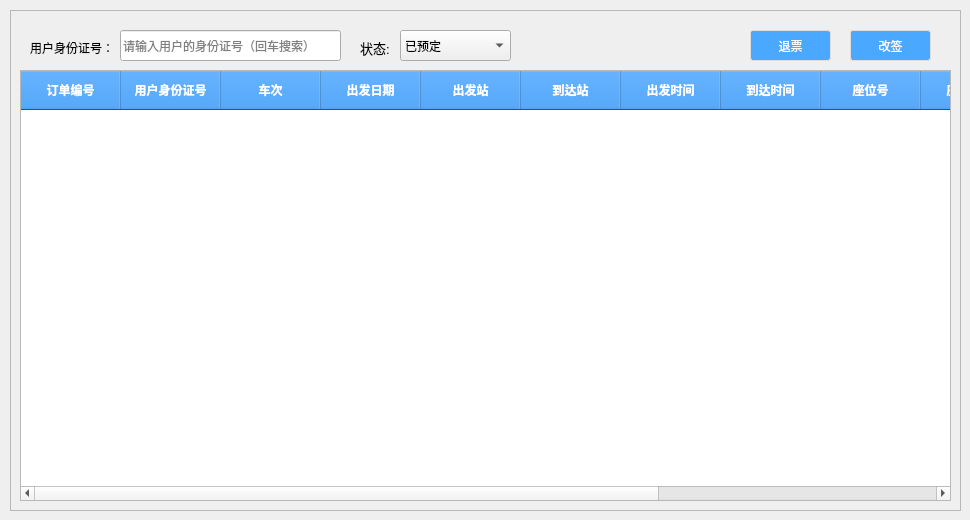
    <widget class="QWidget" name="page_2">
     <widget class="QTableWidget" name="tableWidgetOrder">
      <property name="geometry">
       <rect>
        <x>20</x>
        <y>70</y>
        <width>931</width>
        <height>431</height>
       </rect>
      </property>
      <property name="styleSheet">
       <string notr="true">QHeaderView::section {
    background-color: rgb(5, 126, 255);
    padding: 8px 14px;
	color: rgb(255,255,255);
    font-weight: bold;
    border-bottom: 1px solid #dddddd;
    border-right: 1px solid #dddddd;
}</string>
      </property>
      <property name="selectionBehavior">
       <enum>QAbstractItemView::SelectionBehavior::SelectRows</enum>
      </property>
      <column>
       <property name="text">
        <string>订单编号</string>
       </property>
      </column>
      <column>
       <property name="text">
        <string>用户身份证号</string>
       </property>
      </column>
      <column>
       <property name="text">
        <string>车次</string>
       </property>
      </column>
      <column>
       <property name="text">
        <string>出发日期</string>
       </property>
      </column>
      <column>
       <property name="text">
        <string>出发站</string>
       </property>
      </column>
      <column>
       <property name="text">
        <string>到达站</string>
       </property>
      </column>
      <column>
       <property name="text">
        <string>出发时间</string>
       </property>
      </column>
      <column>
       <property name="text">
        <string>到达时间</string>
       </property>
      </column>
      <column>
       <property name="text">
        <string>座位号</string>
       </property>
      </column>
      <column>
       <property name="text">
        <string>座位等级</string>
       </property>
      </column>
      <column>
       <property name="text">
        <string>票价</string>
       </property>
      </column>
      <column>
       <property name="text">
        <string>预定时间</string>
       </property>
      </column>
      <column>
       <property name="text">
        <string>状态</string>
       </property>
      </column>
     </widget>
     <widget class="QFrame" name="frame_6">
      <property name="geometry">
       <rect>
        <x>10</x>
        <y>10</y>
        <width>951</width>
        <height>501</height>
       </rect>
      </property>
      <property name="frameShape">
       <enum>QFrame::Shape::StyledPanel</enum>
      </property>
      <property name="frameShadow">
       <enum>QFrame::Shadow::Raised</enum>
      </property>
      <widget class="QPushButton" name="pushButtonRefund">
       <property name="geometry">
        <rect>
         <x>740</x>
         <y>20</y>
         <width>81</width>
         <height>31</height>
        </rect>
       </property>
       <property name="cursor">
        <cursorShape>ArrowCursor</cursorShape>
       </property>
       <property name="styleSheet">
        <string notr="true">QPushButton{
    border: 1px solid #dddddd;
    border-radius: 3px;
    background-color: rgb(75, 168, 255);
	color: rgb(255,255,255);
}

QPushButton:hover {
    background-color: rgb(27, 125, 230);
}
 
QPushButton:pressed {
    background-color: #a0a0a0;
}</string>
       </property>
       <property name="text">
        <string>退票</string>
       </property>
      </widget>
      <widget class="QLabel" name="label_10">
       <property name="geometry">
        <rect>
         <x>350</x>
         <y>30</y>
         <width>31</width>
         <height>16</height>
        </rect>
       </property>
       <property name="font">
        <font>
         <pointsize>10</pointsize>
        </font>
       </property>
       <property name="text">
        <string>状态:</string>
       </property>
      </widget>
      <widget class="QComboBox" name="comboBoxME">
       <property name="geometry">
        <rect>
         <x>390</x>
         <y>20</y>
         <width>111</width>
         <height>31</height>
        </rect>
       </property>
       <property name="font">
        <font>
         <pointsize>9</pointsize>
        </font>
       </property>
       <property name="editable">
        <bool>false</bool>
       </property>
       <item>
        <property name="text">
         <string>已预定</string>
        </property>
       </item>
       <item>
        <property name="text">
         <string>已取消</string>
        </property>
       </item>
       <item>
        <property name="text">
         <string>已完成</string>
        </property>
       </item>
      </widget>
      <widget class="QPushButton" name="pushButtonRebook">
       <property name="geometry">
        <rect>
         <x>840</x>
         <y>20</y>
         <width>81</width>
         <height>31</height>
        </rect>
       </property>
       <property name="styleSheet">
        <string notr="true">QPushButton{
    border: 1px solid #dddddd;
    border-radius: 3px;
    background-color: rgb(75, 168, 255);
	color: rgb(255,255,255);
}

QPushButton:hover {
    background-color: rgb(27, 125, 230);
}
 
QPushButton:pressed {
    background-color: #a0a0a0;
}</string>
       </property>
       <property name="text">
        <string>改签</string>
       </property>
      </widget>
      <widget class="QLabel" name="label_11">
       <property name="geometry">
        <rect>
         <x>20</x>
         <y>30</y>
         <width>91</width>
         <height>16</height>
        </rect>
       </property>
       <property name="text">
        <string>用户身份证号：</string>
       </property>
      </widget>
      <widget class="QLineEdit" name="lineEditMEIdCard">
       <property name="geometry">
        <rect>
         <x>110</x>
         <y>20</y>
         <width>221</width>
         <height>31</height>
        </rect>
       </property>
       <property name="text">
        <string/>
       </property>
       <property name="placeholderText">
        <string>请输入用户的身份证号（回车搜索）</string>
       </property>
      </widget>
     </widget>
     <zorder>frame_6</zorder>
     <zorder>tableWidgetOrder</zorder>
    </widget>
